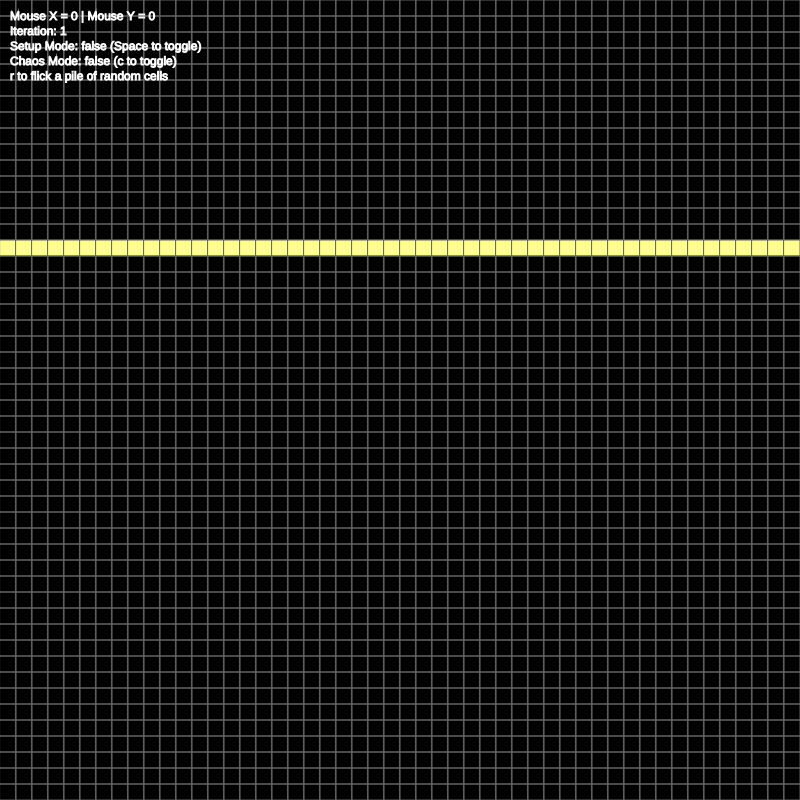
Frame 1 (no input)
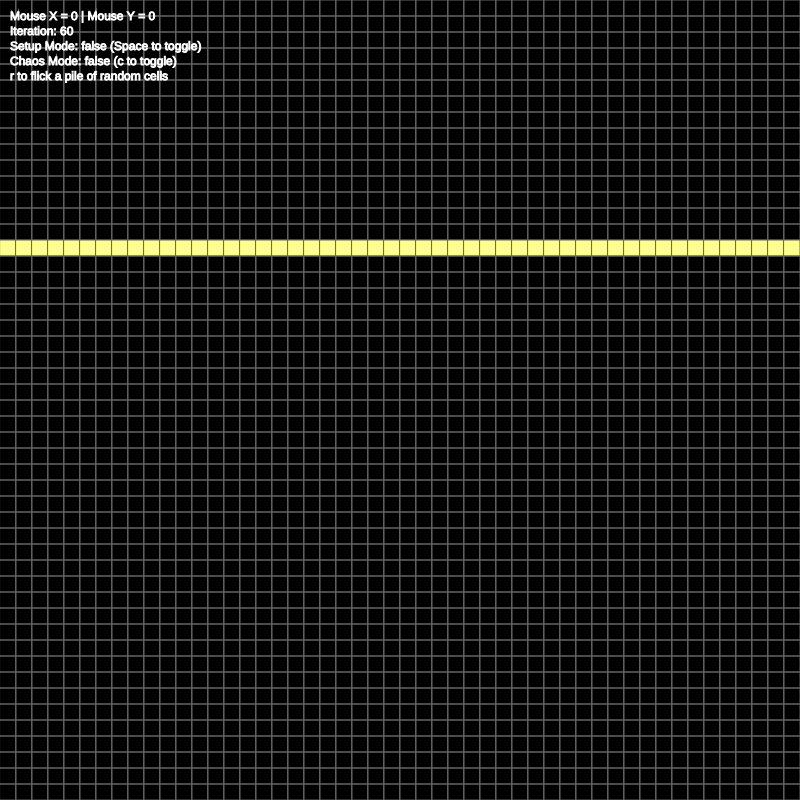
Frame 60 (no input)
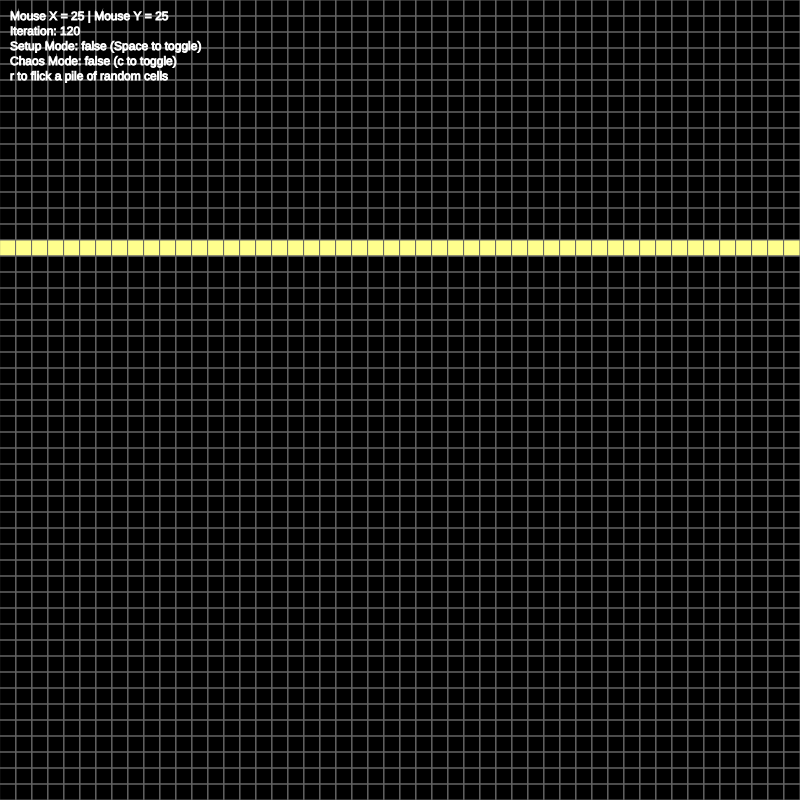
Frame 120 (the mouse pressed at the canvas centre since frame 60)

The p5.js sketch that drew these frames (run headless with seeded random() and noise() and a simulated clock; from frame 60 on, the mouse is pressed at the canvas centre):

// p5.js sketch
// ── sketch.js
// afc_07_carworld_pls
// Dima Konev
// September 19 2017

//resolution
var resX = 16;
var resY = 16;

//the two fields
var lifeField = [];
var lifeField2 = [];

//variables for swapping around
var currentLF;
var lastLF;
var temp;

//dimensions of the field
var a;
var b;

var iterations = 0;

//mode to place cells
var setupMode = false;
//mode where each cell has a 1 in 10000 chance of randomly changing 
var chaos = false;



function setup() {
    createCanvas(800, 800);
    //get dimensions
    a = parseInt(width/resX);
    b = parseInt(height/resY);

    //create two empty fields
    for(var i = 0; i < a; i++) {
        lifeField[i] = [];
        lifeField2[i] = [];
        for(var j = 0; j < b; j++) {
            lifeField[i][j] = 0;
            lifeField2[i][j] = 0;
        }
    }

    currentLF = lifeField;
    lastLF = lifeField2;

    for(var i = 0; i < a; i++) {
        flickCell(i, 15);
    }
}

//toggles cell at x, y
function flickCell(x, y) {
   if (currentLF[x][y] != 0) {
       print("what");
       currentLF[x][y] = 0;
   }
   else {
       currentLF[x][y] = 3;
   }
}

//returns the count of neighbors a cell has that are electron heads
function neighborCount(x, y) {
    var neighbors = 0;

    for(var i = -1; i <= 1; i++) {
        for(var j = -1; j <= 1; j++) {
            //don't count the cell itself
            if(i == 0 && j == 0) {
                continue;
            } 
            
            //wrap around
            var nx = x + i;
            if(nx < 0) {
                nx = a - 1;
            }
            else if (nx >= a) {
                nx = 0;
            }
            var ny = y + j;
            if(ny < 0) {
                ny = b - 1;
            }
            else if (ny >= b) {
                ny = 0;
            }

            if(lastLF[nx][ny] == 1) {
                neighbors++;
            }
        }
    }
    return neighbors;
}

//step process for a single cell
function cellStep(x, y) {
    //empty stays empty
    if (lastLF[x][y] == 0) {
        currentLF[x][y] = 0;
    }
    else if (lastLF[x][y] == 3) {
        currentLF[x][y] = 3;
    }
    if(lastLF[x][y] == 1) {
        //head becomes tail
        if (lastLF[x-1][y] == 3) {
            currentLF[x-1][y] = 1;
            currentLF[x][y] = 3;
        }
        else {
            currentLF[x][y] = 1;
        }
    }
}

//swaps the two fields
function swapFields() {
    temp = currentLF;
    currentLF = lastLF;
    lastLF = temp;
}

//perform a single step
function lifeStep() {
    swapFields();
    for(var i = 0; i < a; i++) {
        for(var j = 0; j < b; j++) {
            cellStep(i, j);
        }
    }
}
function keyPressed() {
    //mode to place cells on screen
    if (key == ' ') {
        setupMode = !setupMode;
    }
    if (keyCode === 67) {
        chaos = !chaos;
    }
    //place a bunch of random cells on screen
    if (keyCode === 82) {
        for(var i = 0; i < a; i++) {
            for(var j = 0; j < b; j++) {
                var r = parseInt(random(0, 2));
                if (r == 1) {
                    flickCell(i, j);
                }
            }
        }
    }
    if (setupMode == true) {
        if (keyCode === 190) {
            lifeStep();
        }
        if (keyCode === 188) {
            swapFields();
        }
        if (keyCode === 88) {
            currentLF[parseInt(mouseX/resX)][parseInt(mouseY/resY)] = 1;
        }
        if (keyCode === 90) {
            currentLF[parseInt(mouseX/resX)][parseInt(mouseY/resY)] = 2;
        }
    }
}

//toggle cell where the mouse is
function mousePressed() {
    if (setupMode == true) {
        flickCell(parseInt(mouseX/resX), parseInt(mouseY/resY));
    }
}



function draw() {
    background(0, 0, 0);
    
    //change background depending on mode
    if(setupMode == false) {
        stroke(100, 100, 100);
        
        //only swap field pointers if not in setup mode
        swapFields();
    }
    else {
        stroke(0, 0, 255);
    }

    //combine rendering and performing live steps
    for(var i = 0; i < a; i++) {
        for(var j = 0; j < b; j++) {
            //only step if not in setup mode
            if(setupMode == false) {
                cellStep(i, j); 
                
                if (chaos == true) {
                    //life's not fair
                    var chance = parseInt(random(0,10000));
                    if (chance == 988) {
                        flickCell(i, j);
                        continue;
                    }
                }
            }
                
            //fill empty cell
            if(currentLF[i][j] == 0) {
                fill(0, 0, 0, 0);
            }
            //fill cell that's filled
            else if (currentLF[i][j] == 1) {
                fill(255, 100, 100);
            }
            else if (currentLF[i][j] == 2) {
                fill(100, 100, 255);
            }
            else if (currentLF[i][j] == 3) {
                fill(255, 255, 141);
            }

            //draw cell
            rect(i * resX, j * resY, resX, resY);
        }
    }
    if(setupMode == false) {
        //only increase iterations if not paused
        iterations++;
    }

    //print info
    fill(255, 255, 255);
    stroke(255, 255, 255);
    text('Mouse X = ' + parseInt(mouseX/resX) + " | Mouse Y = " + parseInt(mouseY/resY) +
         "\nIteration: " + iterations + 
         "\nSetup Mode: " + setupMode + " (Space to toggle)" + 
         "\nChaos Mode: " + chaos + " (c to toggle)" + 
         "\nr to flick a pile of random cells",
         10, 20);
}
